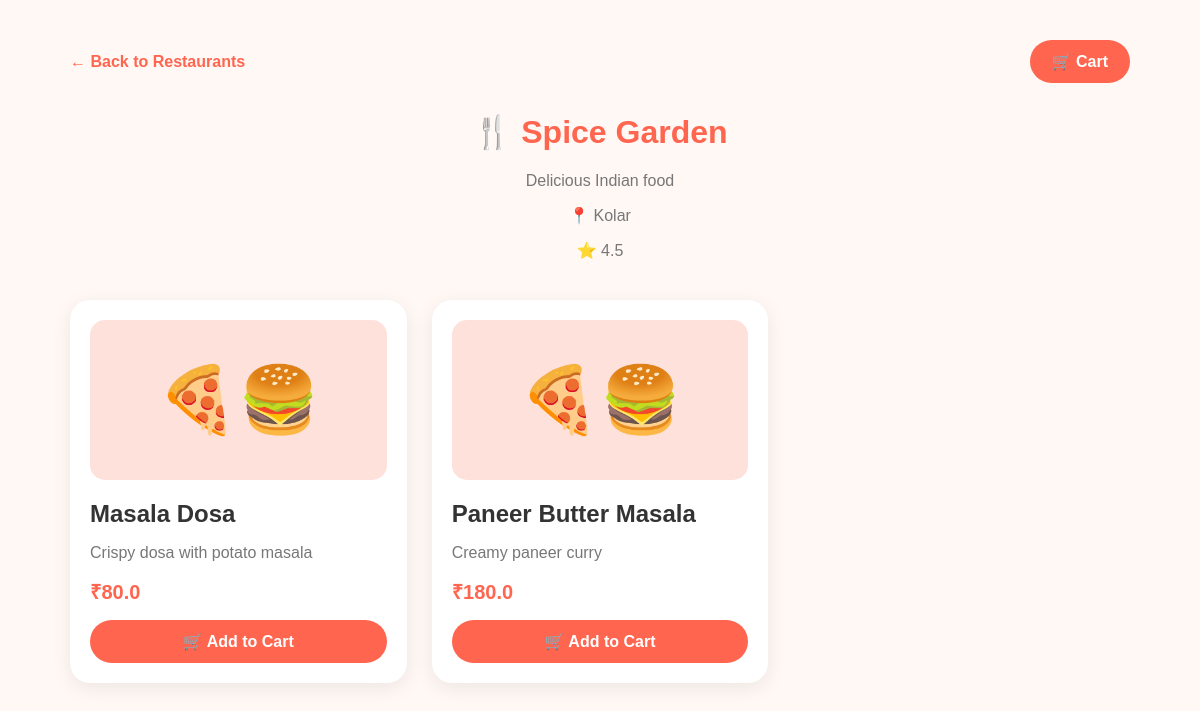
The page /restaurant/1 on the database its author committed.
### app/models.py (models this page shows)
class Restaurant(db.Model):
    id = db.Column(db.Integer, primary_key=True)
    name = db.Column(db.String(150), nullable=False)
    description = db.Column(db.String(300))
    location = db.Column(db.String(200))
    image = db.Column(db.String(300))
    rating = db.Column(db.Float, default=4.5)
    menu_items = db.relationship(
        "MenuItem",
        backref="restaurant",
        lazy=True,
        cascade="all, delete-orphan"
    )

class MenuItem(db.Model):
    id = db.Column(db.Integer, primary_key=True)
    name = db.Column(db.String(150), nullable=False)
    description = db.Column(db.String(300))
    price = db.Column(db.Float, nullable=False)
    image = db.Column(db.String(300))
    restaurant_id = db.Column(
        db.Integer,
        db.ForeignKey("restaurant.id"),
        nullable=False
    )

### app/routes.py (the view)
@main.route("/restaurant/<int:restaurant_id>")
def restaurant_menu(restaurant_id):
    restaurant = Restaurant.query.get_or_404(
        restaurant_id
    )
    return render_template(
        "menu.html",
        restaurant=restaurant
    )

### app/templates/menu.html (shortened to what this page needs)
<!DOCTYPE html>
<html lang="en">
<head>
</head>
<body>
<div class="container">
    <div class="top-bar">
        <a href="/restaurants"
           class="back">
            ← Back to Restaurants
        </a>
        <a href="/cart"
           class="cart-button">
            🛒 Cart
        </a>
    </div>
    <h1>
        🍴 {{ restaurant.name }}
    </h1>
    <div class="restaurant-info">
        <p>
            {{ restaurant.description }}
        </p>
        <p>
            📍 {{ restaurant.location }}
        </p>
        <p>
            ⭐ {{ restaurant.rating }}
        </p>
    </div>
    <div class="menu-grid">
        {% for item in restaurant.menu_items %}
        <div class="food-card">
            <div class="food-image">
                🍕🍔
            </div>
            <h2>
                {{ item.name }}
            </h2>
            <p>
                {{ item.description }}
            </p>
            <div class="price">
                ₹{{ item.price }}
            </div>
            <a href="{{ url_for('main.add_to_cart', item_id=item.id) }}"
               class="add-button">
                🛒 Add to Cart
            </a>
        </div>
        {% endfor %}
    </div>
</div>
</body>
</html>

### app/templates/menu.html (style rules this page uses)
* { box-sizing: border-box; }
body { margin: 0; font-family: Arial, sans-serif; background: #fff8f4; color: #333; }
.container { max-width: 1100px; margin: auto; padding: 40px 20px; }
.top-bar { display: flex; justify-content: space-between; align-items: center; margin-bottom: 30px; }
.back { text-decoration: none; color: #ff654f; font-weight: bold; }
.cart-button { text-decoration: none; background: #ff654f; color: white; padding: 12px 22px; border-radius: 25px; font-weight: bold; }
h1 { text-align: center; color: #ff654f; margin-top: 25px; }
.restaurant-info { text-align: center; color: #777; margin-bottom: 40px; }
.menu-grid { display: grid; grid-template-columns: repeat(3, 1fr); gap: 25px; }
.food-card { background: white; padding: 20px; border-radius: 20px; box-shadow: 0 5px 20px rgba(0,0,0,0.08); }
.food-image { height: 160px; border-radius: 15px; background: #ffe1dc; display: flex; align-items: center; justify-content: center; font-size: 65px; }
.food-card h2 { margin-bottom: 8px; }
.food-card p { color: #777; }
.price { color: #ff654f; font-size: 20px; font-weight: bold; margin: 15px 0; }
.add-button { display: block; text-align: center; background: #ff654f; color: white; text-decoration: none; padding: 12px; border-radius: 25px; font-weight: bold; }

### rows shown on the page
Restaurant: name "Spice Garden", description "Delicious Indian food", location "Kolar", rating "4.5"
MenuItem: name "Masala Dosa", description "Crispy dosa with potato masala", price "80.0"
MenuItem: name "Paneer Butter Masala", description "Creamy paneer curry", price "180.0"
